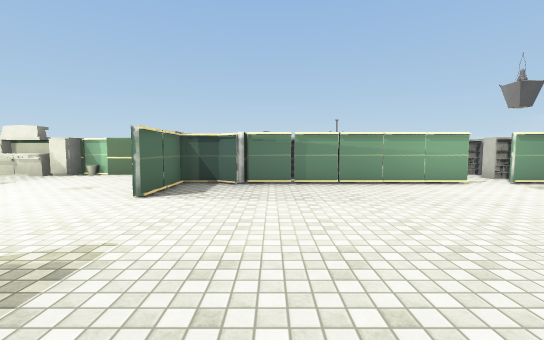
[1] (above)

24 first-person views from a walk through a Unity game level. The camera is 1.4 m above the floor, tilts 4° down and sees 90° across. Doors are open. The floor is counted in squares, 2 m on a side. Each view is taken from the middle of a square. On the plan, view 1 faces up. The plan holds only what a view shows up to about 9 squares ahead; the rest is blank. The place goes on beyond the plan. The player character is not drawn. Some animated figures are left out. Some surface patterns are stand-ins.

[2]
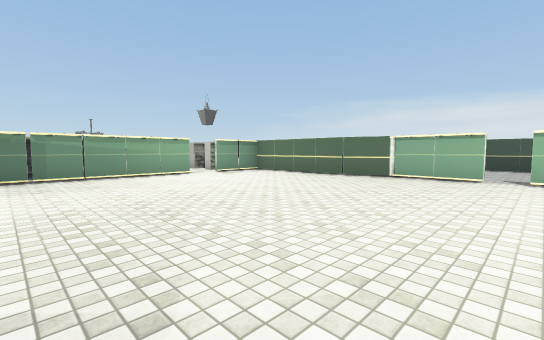

[3]
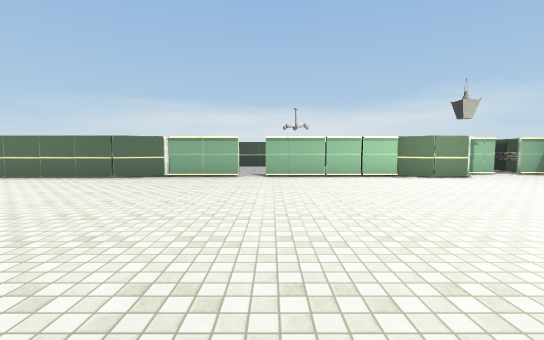

[4]
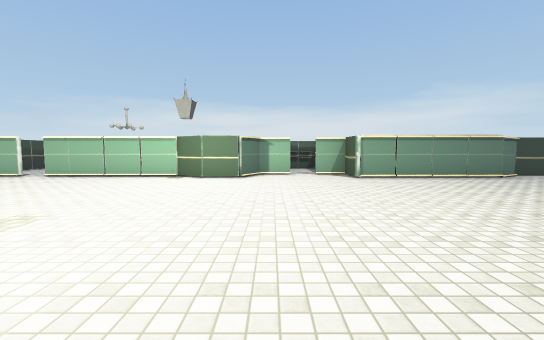

[5]
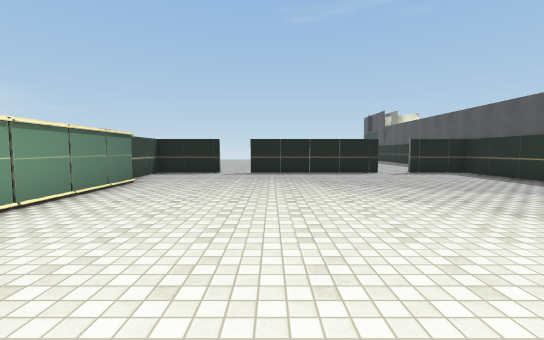

[6]
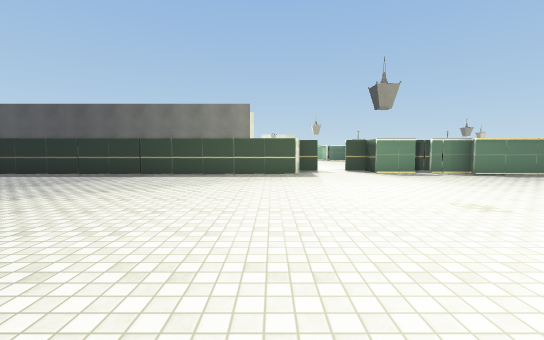

[7]
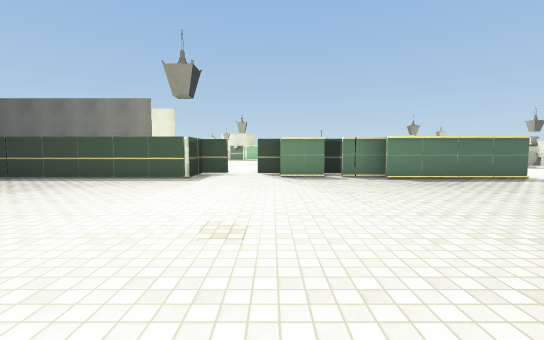

[8]
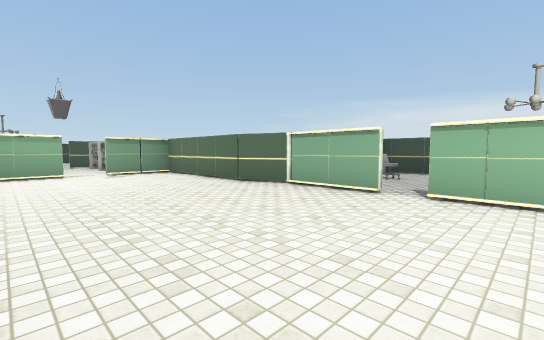

[9]
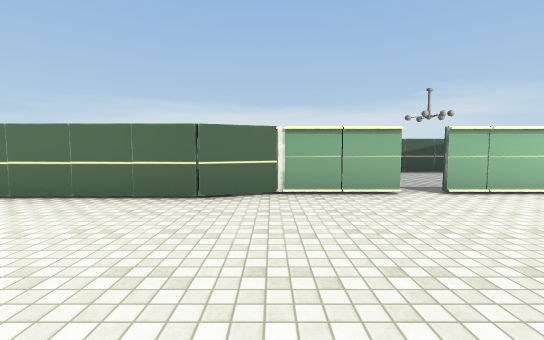

[10]
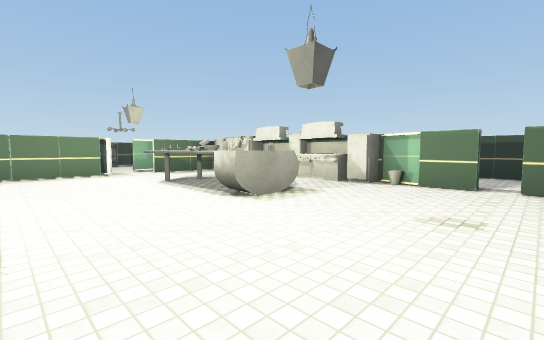

[11]
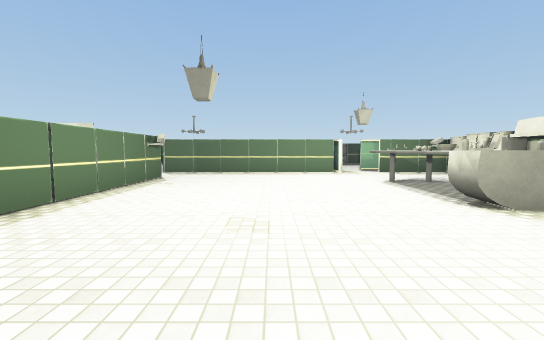

[12]
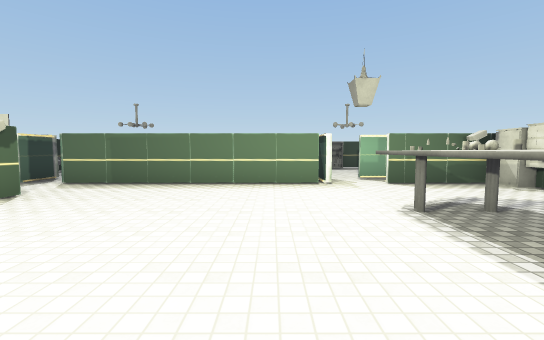

[13]
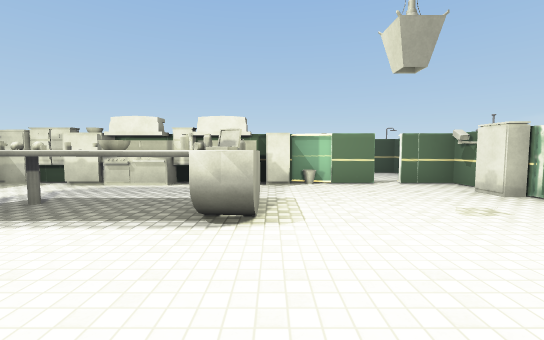

[14]
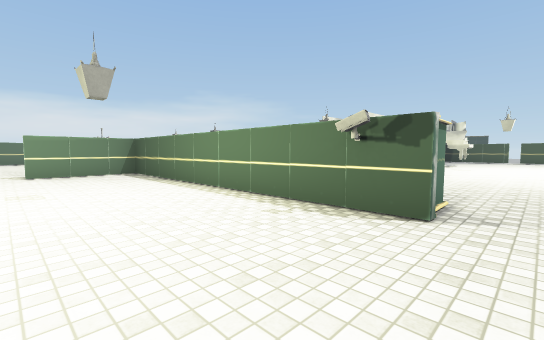

[15]
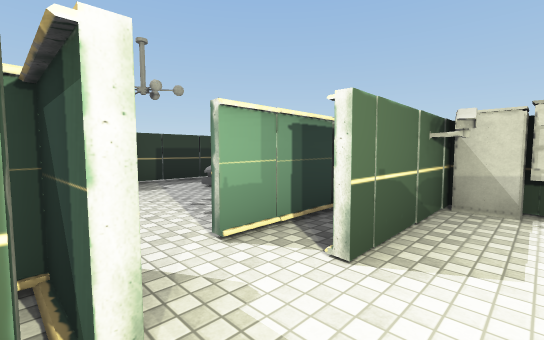

[16]
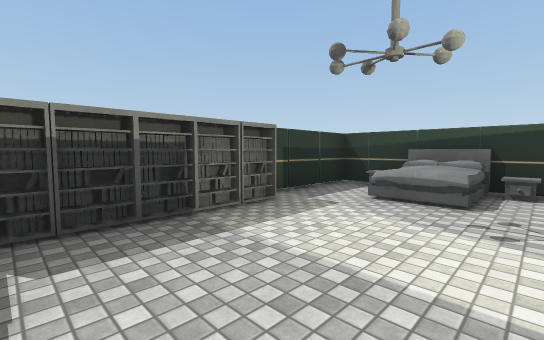

[17]
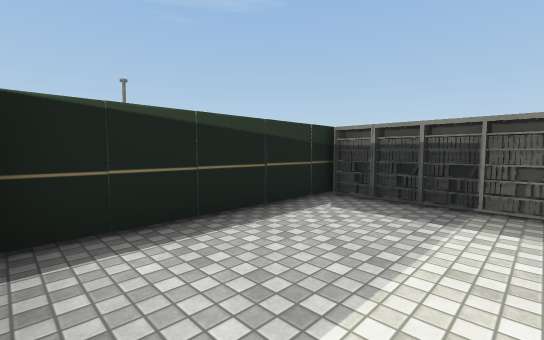

[18]
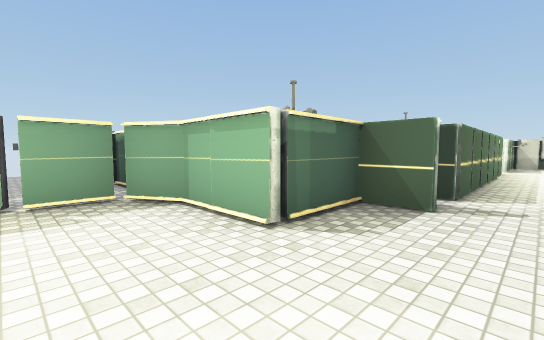

[19]
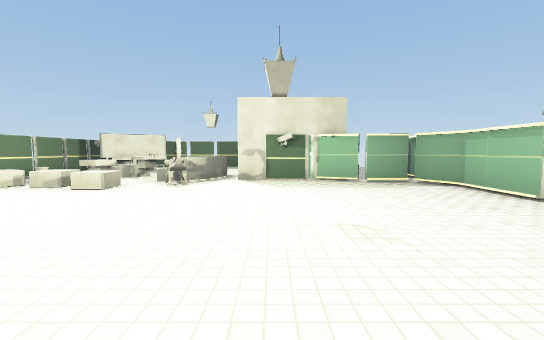

[20]
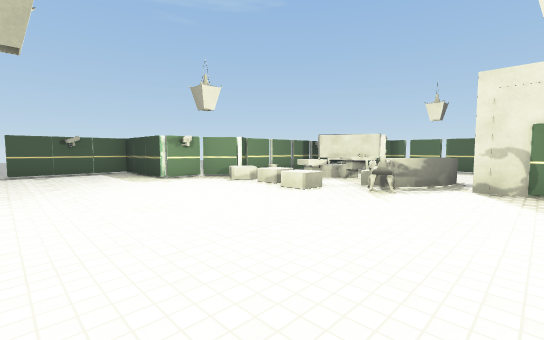

[21]
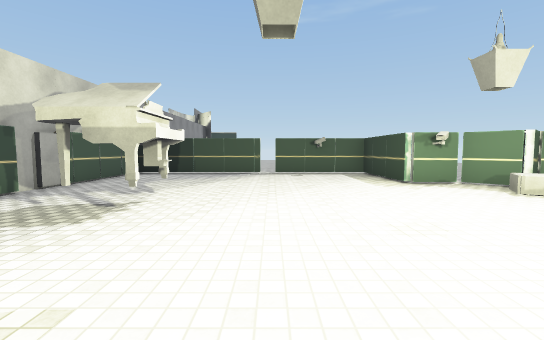

[22]
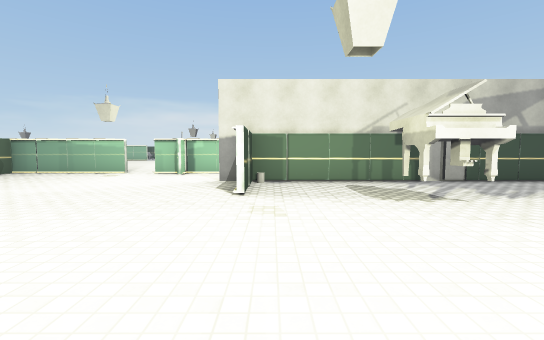

[23]
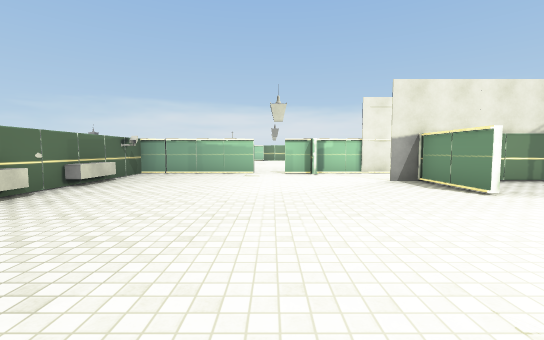

[24]
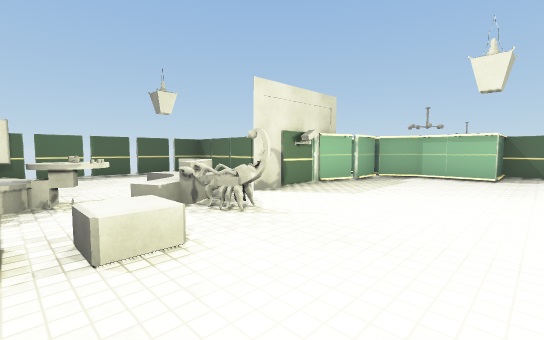

### Floor plan
Key: @ floor where view 1 was taken; # wall or solid block; x gap in a wall; . floor; D open door; ^ raised ledge; C chair; L laptop; B bed; T thing the floor can be seen under or through; S sofa; A table; P piano; O other object.
Columns run from 21 left of view 1 to 12 right of it. Each row starts with its distance up from view 1.
 11                  ###
 10                  ..#
  9     ##..         ..#
  8     #BBO #OOOOOOODD##     .O
  7     #.B.##.........O#O   ..O
  6     #...##.........O#####DD##
  5     O....D.^O L....#........#
  4     O...DD..................#
  3     O...D#..................#
  2     ### ##..................#
  1          #.........#........##   O
  0          #.........#.@.......# C #
 -1          #.O########.........x...#
 -2         ##.##A#AO###.........x...#
 -3        OD#........##........D#...#
 -4     ####D.........DD.........#  .#
 -5      .T...........#..........#   #
 -6  .....T..........DD.........##
 -7  ### T ..........DD.........#D
 -8  #   #............##.........
 -9 .x............##..##...........
-10 .x..SSS........#  ##......... O
-11  #...ASO.......#   #........#
-12  #O.AAOO.....P.#   #........#
-13   OO AOO.....P.#   #........#
-14    ##O#O.......#   #........##
-15       .#O......D   #.........#
-16         #......#   #.........#
-17         #......    #DD###DD###
-18         ###xD###

Where each view was taken, in squares from view 1:
view 1: 0 up, 0 right, facing up
view 2: 2 down, 0 right, facing up-right
view 3: 2 down, 0 right, facing right
view 4: 8 down, 0 right, facing right
view 5: 8 down, 4 right, facing down
view 6: 8 down, 6 right, facing left
view 7: 5 down, 5 right, facing left
view 8: 3 down, 3 right, facing up-right
view 9: 1 up, 3 right, facing right
view 10: 2 up, 3 left, facing up-left
view 11: 2 up, 3 left, facing left
view 12: 3 up, 6 left, facing left
view 13: 2 up, 6 left, facing up
view 14: 2 up, 11 left, facing down-right
view 15: 4 up, 11 left, facing up-left
view 16: 3 up, 14 left, facing up-left
view 17: 5 up, 13 left, facing down-left
view 18: 6 down, 11 left, facing up-left
view 19: 8 down, 9 left, facing left
view 20: 8 down, 10 left, facing down-left
view 21: 9 down, 10 left, facing down
view 22: 10 down, 12 left, facing right
view 23: 6 down, 12 left, facing right
view 24: 12 down, 12 left, facing up-left
